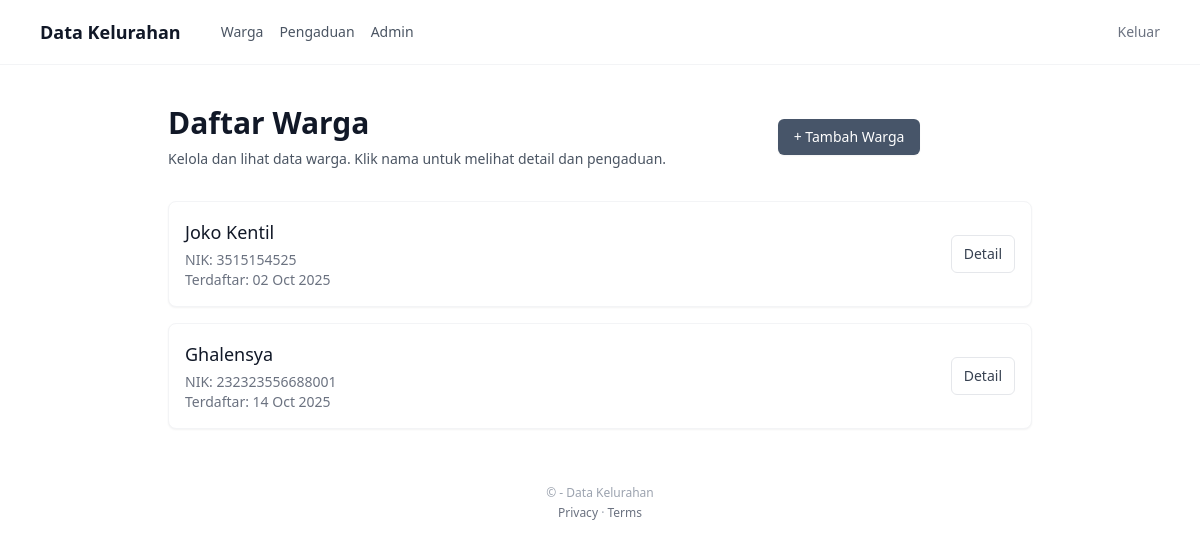
Screenshot of /list_warga/ with the database file from the repository.
### warga/models.py (models this page shows, shortened)
class Warga(models.Model):
    nik = models.CharField(
        max_length=16,
        unique=True,
        verbose_name="Nomor Induk Kependudukan"
    )
    nama_lengkap = models.CharField(
        max_length=100,
        verbose_name="Nama Lengkap"
    )
    alamat = models.TextField(
        verbose_name="Alamat Tinggal"
    )
    no_telepon = models.CharField(
        max_length=15,
        blank=True,
        verbose_name="Nomor Telepon"
    )
    tanggal_registrasi = models.DateTimeField(
        auto_now_add=True
    )

### warga/views.py (the view)
# urls.py: path('list_warga/', WargaListView.as_view(), name='warga_list'),
class WargaListView(ListView):
    model = Warga
    def get_context_data(self, **kwargs):
        context = super().get_context_data(**kwargs)
        context['name'] = 'Daftar Warga'
        return context

### warga/templates/warga/warga_list.html (shortened to what this page needs)
{% extends 'warga/index.html' %} {% block content %}
<div class="flex-1">
  <div class="max-w-4xl mx-auto px-4 pt-10">
    <header
      class="mb-8 flex flex-col sm:flex-row sm:items-center sm:justify-between gap-4"
    >
      <div>
        <h1 class="text-3xl font-semibold text-gray-900 mb-2">Daftar Warga</h1>
        <p class="text-sm text-gray-600">
          Kelola dan lihat data warga. Klik nama untuk melihat detail dan
          pengaduan.
        </p>
      </div>
      <div>
        <a
          href="{% url 'tambah_warga' %}"
          class="inline-flex items-center px-4 py-2 bg-slate-600 text-white text-sm font-medium rounded-md shadow-sm hover:bg-slate-700 focus:outline-none focus:ring-2 focus:ring-offset-2 focus:ring-blue-500"
        >
          + Tambah Warga
        </a>
      </div>
    </header>
    <div class="grid gap-4">
      {% for warga in object_list %}
      <article
        class="bg-white p-4 rounded-lg border border-gray-100 shadow-sm flex items-center justify-between card-hover transition-transform duration-150"
      >
        <div>
          <a
            href="{% url 'warga_detail' warga.pk %}"
            class="text-lg font-medium text-gray-900 hover:underline"
            >{{ warga.nama_lengkap }}</a
          >
          <div class="text-sm text-gray-500 mt-1">NIK: {{ warga.nik }}</div>
          <div class="text-sm text-gray-500">
            Terdaftar: {{ warga.tanggal_registrasi|date:"d M Y" }}
          </div>
        </div>
        <div class="flex items-center gap-3">
          <a
            href="{% url 'warga_detail' warga.pk %}"
            class="inline-flex items-center px-3 py-2 border border-gray-200 rounded-md text-sm text-gray-700 bg-white hover:bg-gray-50"
            >Detail</a
          >
        </div>
      </article>
      {% endfor %}
    </div>
  </div>
</div>
{% endblock %}

### rows the page displays
Warga: nama_lengkap "Joko Kentil", nik "3515154525", tanggal_registrasi "02 Oct 2025"
Warga: nama_lengkap "Ghalensya", nik "232323556688001", tanggal_registrasi "14 Oct 2025"
